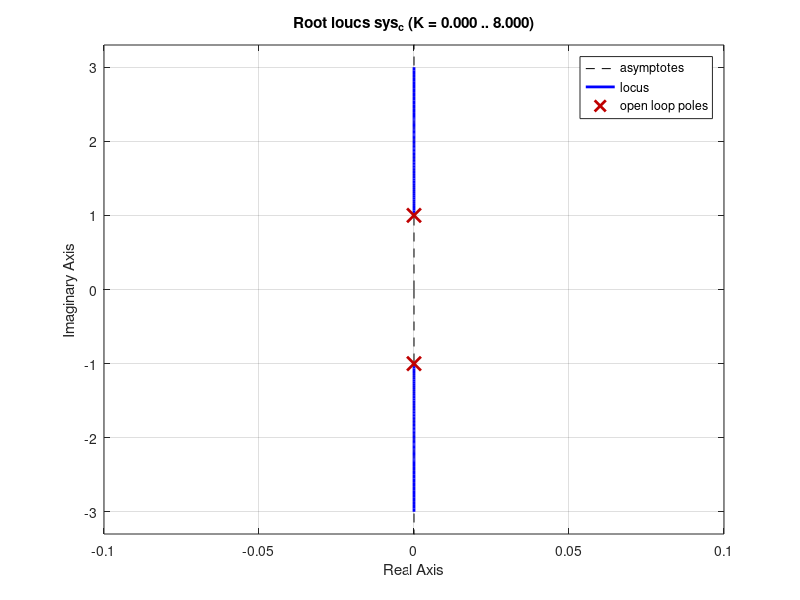

This figure's MATLAB source: (Note: this script raises an error after producing the figure.)
%----------------------------------------------------------%
%--------------Part a------------------------------------%
sys_a = tf([1, 0, 1], [1, 0, -1]);
rlocus(sys_a)

%----------------------------------------------------------%
%--------------Part b------------------------------------%
sys_b = tf([1, 0, 0, 0, 0], [1, 0, 0, 0, 1]);
rlocus(sys_b)

%----------------------------------------------------------%
%--------------Part c------------------------------------%
sys_c = tf(1, [1 0 1]);
rlocus(sys_c)

%----------------------------------------------------------%
%--------------Part d------------------------------------%
syms s
num_1(s) = (s^2-1)*(s^2-4)*(s^2-9);
num_2(s) = num_1(1i*s);
num_d = num_2(s-3);
den_d = 1;
sys_d = tf(1, sym2poly(num_d));
rlocus(sys_d)
